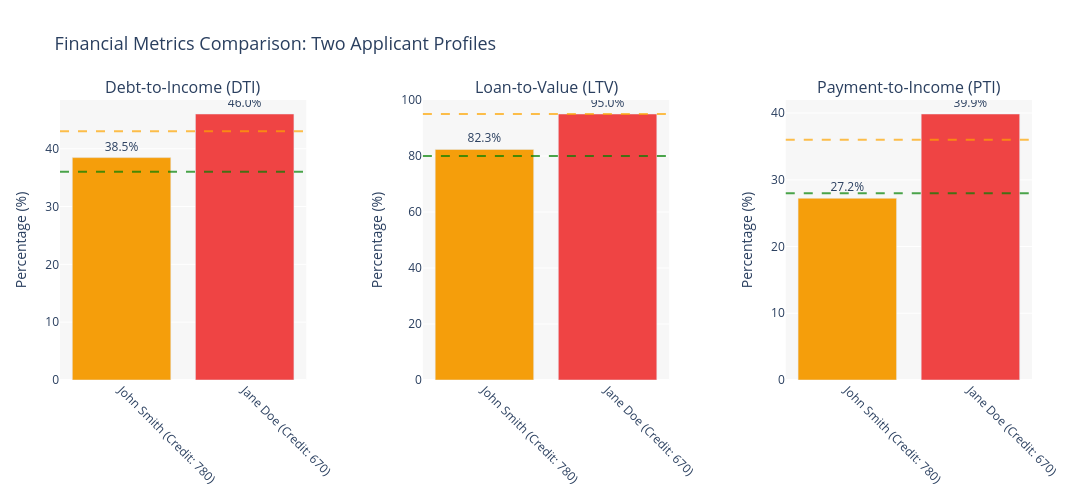

Notebook code cell kept with this figure:
### Markdown cell above
## Acceptance Scenario 5: Side-by-Side Profile Comparison

**Given**: Multiple credit profiles with different risk characteristics  
**When**: Comparison chart is created  
**Then**: Side-by-side bar charts display DTI, LTV, PTI with color-coded risk levels

Let's compare our current applicant with a higher-risk scenario.

### Code cell
# Create a second profile for comparison - higher risk scenario
print("Creating Second Profile for Comparison...")
print("="*60)

# Profile 2: Higher risk applicant
applicant_name_2 = "Jane Doe"
monthly_income_2 = Decimal("5000.00")
monthly_debt_2 = Decimal("2300.00")  # Higher debt ratio
property_value_2 = Decimal("300000.00")
loan_amount_2 = Decimal("285000.00")  # Higher LTV
interest_rate_annual_2 = Decimal("7.5")  # Higher rate due to risk

# Calculate ratios for second profile
dti_2 = calculator.calculate_dti(monthly_debt_2, monthly_income_2)
ltv_2 = calculator.calculate_ltv(loan_amount_2, property_value_2)
pti_2 = calculator.calculate_pti(
    loan_amount_2,
    interest_rate_annual_2,
    loan_term_months // 12,
    monthly_income_2
)

print(f"\nProfile 2: {applicant_name_2}")
print(f"   DTI: {dti_2:.2f}%")
print(f"   LTV: {ltv_2:.2f}%")
print(f"   PTI: {pti_2:.2f}%")

# Query credit data for second profile (using a lower credit score SSN)
try:
    ssn_risky = "670-00-0000"  # Fair credit from seed data
    credit_report_2 = query_credit_data(ssn_risky)
    print(f"   Credit Score: {credit_report_2.credit_score}")
    
    # Get risk assessment for second profile
    risk_assessment_2 = analyzer.analyze_risk(
        application_id="APP-002",
        credit_report=credit_report_2,
        dti=dti_2,
        ltv=ltv_2,
        pti=pti_2,
        monthly_debt=monthly_debt_2,
        monthly_income=monthly_income_2,
        loan_amount=loan_amount_2,
        property_value=property_value_2
    )
    print(f"   Risk Level: {risk_assessment_2.risk_level.upper()}")
    print(f"   Risk Score: {risk_assessment_2.risk_score:.2f}")
except Exception as e:
    # Fallback if MCP server doesn't have the data
    print(f"   ⚠️  Using estimated risk metrics (MCP data unavailable: {e})")
    risk_assessment_2_level = "high"
    risk_assessment_2_score = 75.0

print(f"\n✅ Second profile created for comparison")

# Create comparison scenarios
scenarios = [
    {
        "name": f"{applicant_name}\n(Credit: {credit_report.credit_score})",
        "dti": dti,
        "ltv": ltv,
        "pti": pti,
        "risk_level": risk_assessment.risk_level
    },
    {
        "name": f"{applicant_name_2}\n(Credit: {credit_report_2.credit_score if 'credit_report_2' in locals() else '670'})",
        "dti": dti_2,
        "ltv": ltv_2,
        "pti": pti_2,
        "risk_level": risk_assessment_2.risk_level if 'risk_assessment_2' in locals() else "high"
    }
]

# Create comparison chart
fig_comparison = visualizer.create_comparison_chart(
    scenarios=scenarios,
    title="Financial Metrics Comparison: Two Applicant Profiles"
)

# Display the comparison
fig_comparison.show()

print("\n✅ Comparison Chart Features:")
print("   • Side-by-side bars for DTI, LTV, PTI")
print("   • Color-coded by risk level (green=low, yellow=medium, red=high)")
print("   • Threshold lines showing acceptable limits")
print("   • Interactive hover tooltips with exact values")

# Save to HTML
comparison_html = project_root / "outputs" / "risk_comparison.html"
fig_comparison.write_html(str(comparison_html))
print(f"\n💾 Comparison saved to: {comparison_html}")

# Print key insights
print("\n📊 Key Insights:")
print(f"\n{applicant_name}:")
print(f"   • DTI: {dti:.1f}% {'✅ Good' if dti < 43 else '⚠️ High'}")
print(f"   • LTV: {ltv:.1f}% {'✅ Good' if ltv < 80 else '⚠️ High'}")
print(f"   • PTI: {pti:.1f}% {'✅ Good' if pti < 28 else '⚠️ Moderate' if pti < 36 else '⚠️ High'}")
print(f"   • Overall: {risk_assessment.risk_level.upper()} risk")

print(f"\n{applicant_name_2}:")
print(f"   • DTI: {dti_2:.1f}% {'✅ Good' if dti_2 < 43 else '⚠️ High'}")
print(f"   • LTV: {ltv_2:.1f}% {'✅ Good' if ltv_2 < 80 else '⚠️ High'}")
print(f"   • PTI: {pti_2:.1f}% {'✅ Good' if pti_2 < 28 else '⚠️ Moderate' if pti_2 < 36 else '⚠️ High'}")
if 'risk_assessment_2' in locals():
    print(f"   • Overall: {risk_assessment_2.risk_level.upper()} risk")

print(f"\n✅ Acceptance Scenario 5: PASSED - Side-by-side comparison displayed")

### Figure 1 — Plotly figure (JSON) as saved in the notebook; plotly's stock layout.template omitted (floating-point values rounded to 4 significant figures)
{"data": [{"hovertemplate": "<b>%{x}</b><br>DTI: %{y:.2f}%<extra></extra>", "marker": {"color": ["#f59e0b", "#ef4444"]}, "name": "DTI", "text": ["38.5%", "46.0%"], "textposition": "outside", "type": "bar", "x": ["John Smith\n(Credit: 780)", "Jane Doe\n(Credit: 670)"], "xaxis": "x", "y": [38.46, 46], "yaxis": "y"}, {"hovertemplate": "<b>%{x}</b><br>LTV: %{y:.2f}%<extra></extra>", "marker": {"color": ["#f59e0b", "#ef4444"]}, "name": "LTV", "text": ["82.3%", "95.0%"], "textposition": "outside", "type": "bar", "x": ["John Smith\n(Credit: 780)", "Jane Doe\n(Credit: 670)"], "xaxis": "x2", "y": [82.35, 95], "yaxis": "y2"}, {"hovertemplate": "<b>%{x}</b><br>PTI: %{y:.2f}%<extra></extra>", "marker": {"color": ["#f59e0b", "#ef4444"]}, "name": "PTI", "text": ["27.2%", "39.9%"], "textposition": "outside", "type": "bar", "x": ["John Smith\n(Credit: 780)", "Jane Doe\n(Credit: 670)"], "xaxis": "x3", "y": [27.23, 39.86], "yaxis": "y3"}], "layout": {"annotations": [{"font": {"size": 16}, "showarrow": false, "text": "Debt-to-Income (DTI)", "x": 0.1267, "xanchor": "center", "xref": "paper", "y": 1, "yanchor": "bottom", "yref": "paper"}, {"font": {"size": 16}, "showarrow": false, "text": "Loan-to-Value (LTV)", "x": 0.5, "xanchor": "center", "xref": "paper", "y": 1, "yanchor": "bottom", "yref": "paper"}, {"font": {"size": 16}, "showarrow": false, "text": "Payment-to-Income (PTI)", "x": 0.8733, "xanchor": "center", "xref": "paper", "y": 1, "yanchor": "bottom", "yref": "paper"}], "height": 500, "margin": {"b": 120, "l": 60, "r": 60, "t": 100}, "plot_bgcolor": "rgba(240,240,240,0.5)", "shapes": [{"line": {"color": "green", "dash": "dash"}, "opacity": 0.7, "type": "line", "x0": 0, "x1": 1, "xref": "x domain", "y0": 36, "y1": 36, "yref": "y"}, {"line": {"color": "orange", "dash": "dash"}, "opacity": 0.7, "type": "line", "x0": 0, "x1": 1, "xref": "x domain", "y0": 43, "y1": 43, "yref": "y"}, {"line": {"color": "green", "dash": "dash"}, "opacity": 0.7, "type": "line", "x0": 0, "x1": 1, "xref": "x2 domain", "y0": 80, "y1": 80, "yref": "y2"}, {"line": {"color": "orange", "dash": "dash"}, "opacity": 0.7, "type": "line", "x0": 0, "x1": 1, "xref": "x2 domain", "y0": 95, "y1": 95, "yref": "y2"}, {"line": {"color": "green", "dash": "dash"}, "opacity": 0.7, "type": "line", "x0": 0, "x1": 1, "xref": "x3 domain", "y0": 28, "y1": 28, "yref": "y3"}, {"line": {"color": "orange", "dash": "dash"}, "opacity": 0.7, "type": "line", "x0": 0, "x1": 1, "xref": "x3 domain", "y0": 36, "y1": 36, "yref": "y3"}], "showlegend": false, "title": {"font": {"size": 18}, "text": "Financial Metrics Comparison: Two Applicant Profiles"}, "width": 1200, "xaxis": {"anchor": "y", "domain": [0, 0.2533], "tickangle": 45}, "xaxis2": {"anchor": "y2", "domain": [0.3733, 0.6267], "tickangle": 45}, "xaxis3": {"anchor": "y3", "domain": [0.7467, 1], "tickangle": 45}, "yaxis": {"anchor": "x", "domain": [0, 1], "title": {"text": "Percentage (%)"}}, "yaxis2": {"anchor": "x2", "domain": [0, 1], "title": {"text": "Percentage (%)"}}, "yaxis3": {"anchor": "x3", "domain": [0, 1], "title": {"text": "Percentage (%)"}}}}
